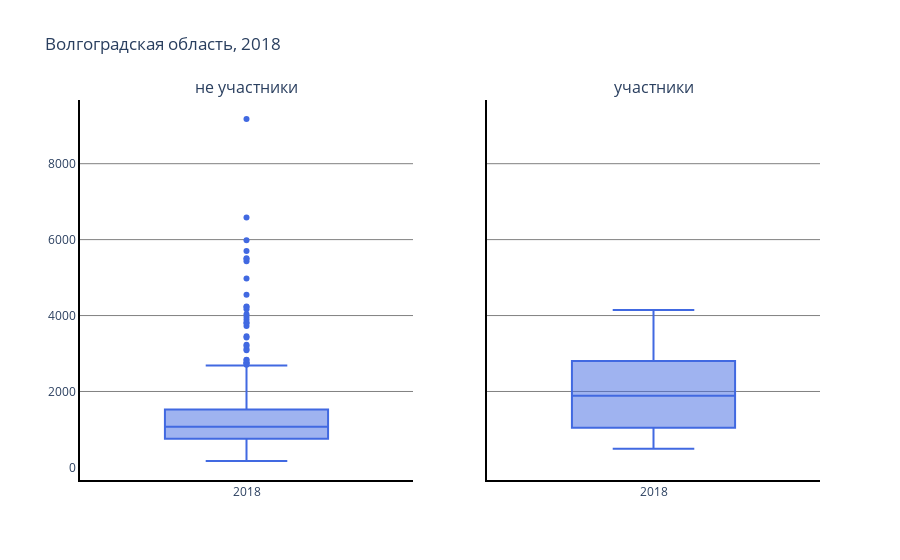
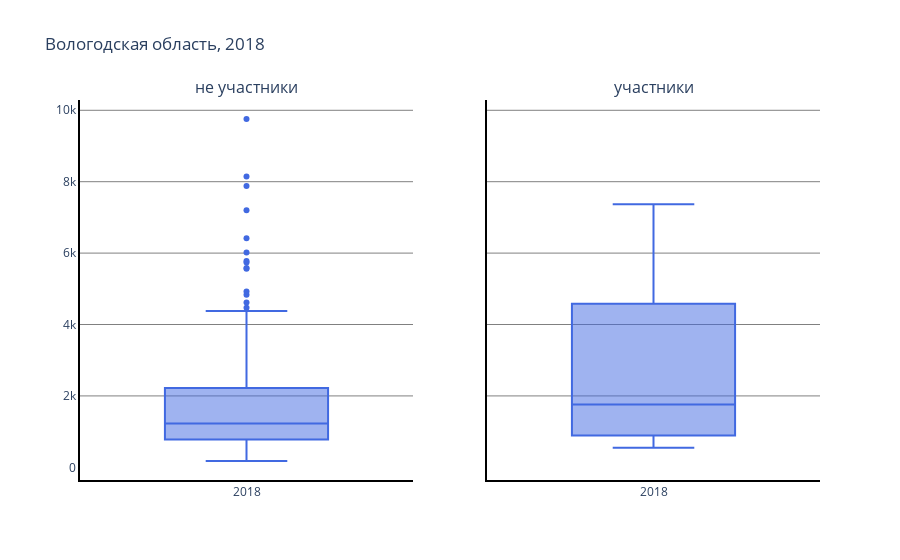
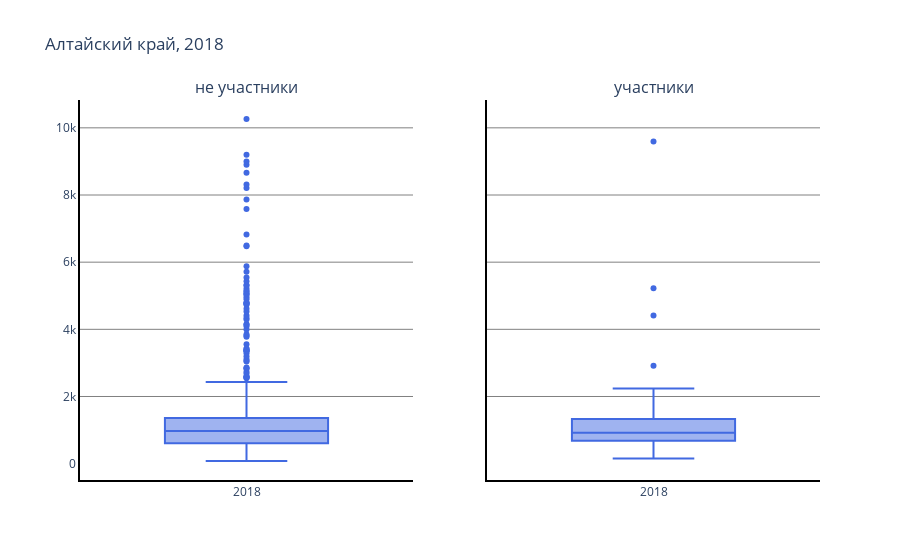
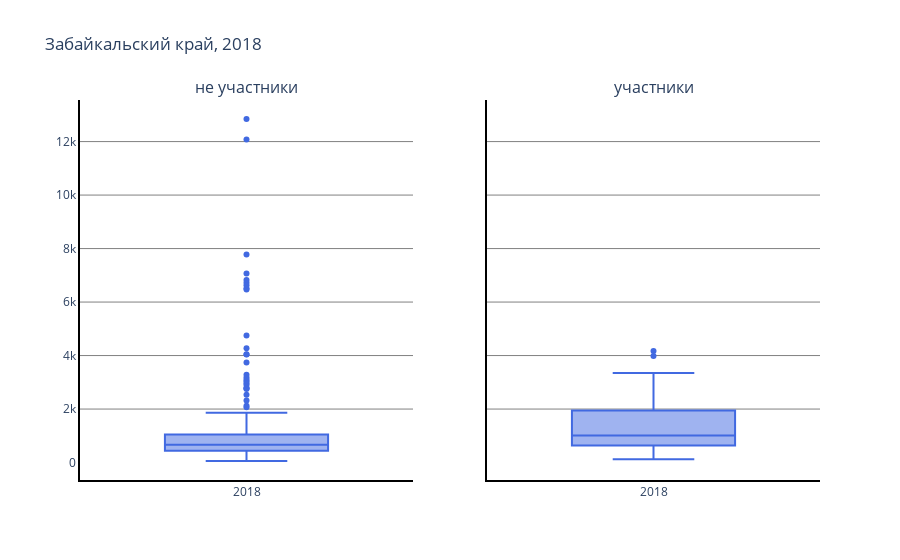

Here is the notebook cell these charts were saved with, in order:
### Markdown cell above
#### Plots

### Code cell
plot_description(popl17, '2018')

### Figure 1 — Plotly figure (JSON) as saved in the notebook; plotly's stock layout.template omitted (floating-point values rounded to 4 significant figures; data arrays with more than 128 entries replaced by an {"elided": "..."} marker saying what was removed)
{"data": [{"marker": {"color": "royalblue"}, "name": "2018", "type": "box", "xaxis": "x", "y": {"elided": "404 int values"}, "yaxis": "y"}, {"marker": {"color": "royalblue"}, "name": "2018", "type": "box", "xaxis": "x2", "y": [1229, 2354, 1889, 490, 4144], "yaxis": "y2"}], "layout": {"annotations": [{"font": {"size": 16}, "showarrow": false, "text": "не участники", "x": 0.225, "xanchor": "center", "xref": "paper", "y": 1, "yanchor": "bottom", "yref": "paper"}, {"font": {"size": 16}, "showarrow": false, "text": "участники", "x": 0.775, "xanchor": "center", "xref": "paper", "y": 1, "yanchor": "bottom", "yref": "paper"}], "paper_bgcolor": "rgba(0, 0, 0, 0)", "plot_bgcolor": "rgba(0, 0, 0, 0)", "showlegend": false, "title": {"text": "Волгоградская область, 2018"}, "xaxis": {"anchor": "y", "domain": [0, 0.45], "linecolor": "black", "linewidth": 2, "showline": true}, "xaxis2": {"anchor": "y2", "domain": [0.55, 1], "linecolor": "black", "linewidth": 2, "showline": true}, "yaxis": {"anchor": "x", "domain": [0, 1], "gridcolor": "grey", "linecolor": "black", "linewidth": 2, "showline": true}, "yaxis2": {"anchor": "x2", "domain": [0, 1], "gridcolor": "grey", "linecolor": "black", "linewidth": 2, "matches": "y", "showline": true, "showticklabels": false}}}

### Figure 2 — Plotly figure (JSON) as saved in the notebook; plotly's stock layout.template omitted (floating-point values rounded to 4 significant figures; data arrays with more than 128 entries replaced by an {"elided": "..."} marker saying what was removed)
{"data": [{"marker": {"color": "royalblue"}, "name": "2018", "type": "box", "xaxis": "x", "y": {"elided": "155 int values"}, "yaxis": "y"}, {"marker": {"color": "royalblue"}, "name": "2018", "type": "box", "xaxis": "x2", "y": [586, 5961, 7371, 2246, 4567, 4801, 2963, 901, 4579, 993, 683, 549, 1276, 890], "yaxis": "y2"}], "layout": {"annotations": [{"font": {"size": 16}, "showarrow": false, "text": "не участники", "x": 0.225, "xanchor": "center", "xref": "paper", "y": 1, "yanchor": "bottom", "yref": "paper"}, {"font": {"size": 16}, "showarrow": false, "text": "участники", "x": 0.775, "xanchor": "center", "xref": "paper", "y": 1, "yanchor": "bottom", "yref": "paper"}], "paper_bgcolor": "rgba(0, 0, 0, 0)", "plot_bgcolor": "rgba(0, 0, 0, 0)", "showlegend": false, "title": {"text": "Вологодская область, 2018"}, "xaxis": {"anchor": "y", "domain": [0, 0.45], "linecolor": "black", "linewidth": 2, "showline": true}, "xaxis2": {"anchor": "y2", "domain": [0.55, 1], "linecolor": "black", "linewidth": 2, "showline": true}, "yaxis": {"anchor": "x", "domain": [0, 1], "gridcolor": "grey", "linecolor": "black", "linewidth": 2, "showline": true}, "yaxis2": {"anchor": "x2", "domain": [0, 1], "gridcolor": "grey", "linecolor": "black", "linewidth": 2, "matches": "y", "showline": true, "showticklabels": false}}}

### Figure 3 — Plotly figure (JSON) as saved in the notebook; plotly's stock layout.template omitted (floating-point values rounded to 4 significant figures; data arrays with more than 128 entries replaced by an {"elided": "..."} marker saying what was removed)
{"data": [{"marker": {"color": "royalblue"}, "name": "2018", "type": "box", "xaxis": "x", "y": {"elided": "580 int values"}, "yaxis": "y"}, {"marker": {"color": "royalblue"}, "name": "2018", "type": "box", "xaxis": "x2", "y": [1084, 793, 412, 1531, 1395, 1257, 1021, 892, 802, 2912, 715, 1602, 673, 923, 599, 992, 508, 991, 461, 454, 262, 846, 1902, 1262, 818, 797, 959, 1537, 2105, 1127, 1905, 785, 5226, 634, 874, 1861, 917, 1308, 1171, 556, 887, 595, 1063, 376, 410, 689, 1041, 4415, 2240, 9591, 1597, 152, 894, 424, 915, 1138, 853], "yaxis": "y2"}], "layout": {"annotations": [{"font": {"size": 16}, "showarrow": false, "text": "не участники", "x": 0.225, "xanchor": "center", "xref": "paper", "y": 1, "yanchor": "bottom", "yref": "paper"}, {"font": {"size": 16}, "showarrow": false, "text": "участники", "x": 0.775, "xanchor": "center", "xref": "paper", "y": 1, "yanchor": "bottom", "yref": "paper"}], "paper_bgcolor": "rgba(0, 0, 0, 0)", "plot_bgcolor": "rgba(0, 0, 0, 0)", "showlegend": false, "title": {"text": "Алтайский край, 2018"}, "xaxis": {"anchor": "y", "domain": [0, 0.45], "linecolor": "black", "linewidth": 2, "showline": true}, "xaxis2": {"anchor": "y2", "domain": [0.55, 1], "linecolor": "black", "linewidth": 2, "showline": true}, "yaxis": {"anchor": "x", "domain": [0, 1], "gridcolor": "grey", "linecolor": "black", "linewidth": 2, "showline": true}, "yaxis2": {"anchor": "x2", "domain": [0, 1], "gridcolor": "grey", "linecolor": "black", "linewidth": 2, "matches": "y", "showline": true, "showticklabels": false}}}

### Figure 4 — Plotly figure (JSON) as saved in the notebook; plotly's stock layout.template omitted (floating-point values rounded to 4 significant figures; data arrays with more than 128 entries replaced by an {"elided": "..."} marker saying what was removed)
{"data": [{"marker": {"color": "royalblue"}, "name": "2018", "type": "box", "xaxis": "x", "y": {"elided": "271 int values"}, "yaxis": "y"}, {"marker": {"color": "royalblue"}, "name": "2018", "type": "box", "xaxis": "x2", "y": [3352, 349, 785, 2420, 541, 425, 3983, 1062, 641, 4169, 2140, 1381, 1032, 2500, 362, 679, 995, 715, 932, 567, 1301, 127, 762, 1601, 1675, 244, 1670, 2585, 1947, 794], "yaxis": "y2"}], "layout": {"annotations": [{"font": {"size": 16}, "showarrow": false, "text": "не участники", "x": 0.225, "xanchor": "center", "xref": "paper", "y": 1, "yanchor": "bottom", "yref": "paper"}, {"font": {"size": 16}, "showarrow": false, "text": "участники", "x": 0.775, "xanchor": "center", "xref": "paper", "y": 1, "yanchor": "bottom", "yref": "paper"}], "paper_bgcolor": "rgba(0, 0, 0, 0)", "plot_bgcolor": "rgba(0, 0, 0, 0)", "showlegend": false, "title": {"text": "Забайкальский край, 2018"}, "xaxis": {"anchor": "y", "domain": [0, 0.45], "linecolor": "black", "linewidth": 2, "showline": true}, "xaxis2": {"anchor": "y2", "domain": [0.55, 1], "linecolor": "black", "linewidth": 2, "showline": true}, "yaxis": {"anchor": "x", "domain": [0, 1], "gridcolor": "grey", "linecolor": "black", "linewidth": 2, "showline": true}, "yaxis2": {"anchor": "x2", "domain": [0, 1], "gridcolor": "grey", "linecolor": "black", "linewidth": 2, "matches": "y", "showline": true, "showticklabels": false}}}
